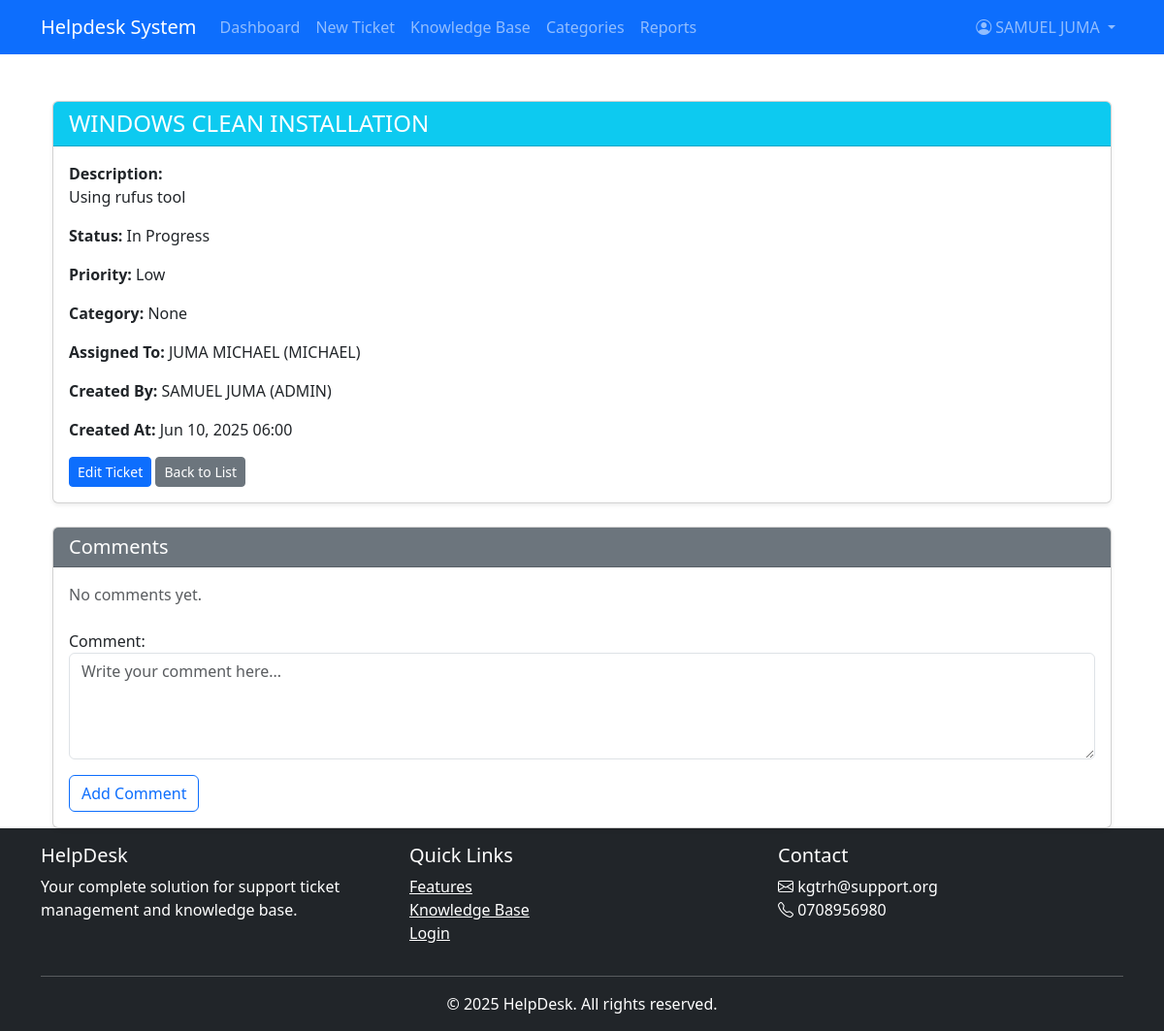
The page /tickets/1/ (signed in) on the database as committed earlier.
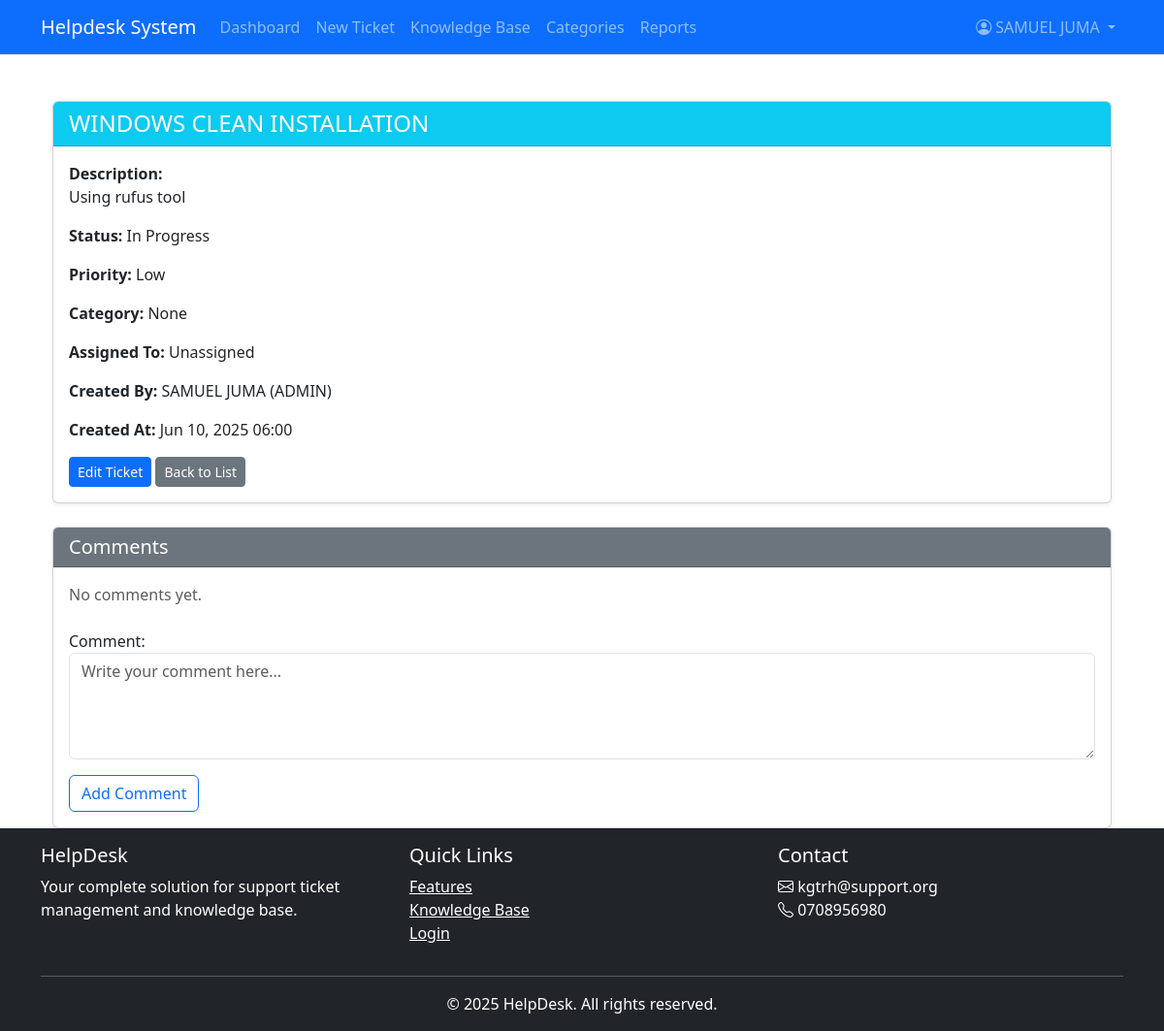
The same page on the database as committed later.
### tickets/models.py (models this page shows, shortened)
class Ticket(models.Model):
    STATUS_CHOICES = [
        ('open', 'Open'),
        ('in_progress', 'In Progress'),
        ('resolved', 'Resolved'),
        ('closed', 'Closed'),
    ]
    PRIORITY_CHOICES = [
        ('low', 'Low'),
        ('medium', 'Medium'),
        ('high', 'High'),
        ('critical', 'Critical'),
    ]
    ticket_id = models.UUIDField(default=uuid.uuid4, editable=False, unique=True)
    reference_number = models.CharField(
        max_length=50,
        unique=True,
        editable=False,
        blank=True,
        null=True
    )
    title = models.CharField(max_length=255)
    description = models.TextField(help_text="Provide a detailed description of the issue.")
    category = models.ForeignKey('tickets.Category', on_delete=models.SET_NULL, null=True, blank=True, related_name='tickets')
    department = models.ForeignKey('Department', on_delete=models.SET_NULL, null=True, blank=True)
    priority = models.CharField(max_length=10, choices=PRIORITY_CHOICES, default='medium')
    status = models.CharField(max_length=20, choices=STATUS_CHOICES, default='open')
    attachment = models.FileField(upload_to='ticket_attachments/', null=True, blank=True)
    is_urgent = models.BooleanField(default=False, help_text="Mark if this ticket needs urgent attention")
    created_by = models.ForeignKey(
        settings.AUTH_USER_MODEL, on_delete=models.CASCADE, related_name='tickets_created'
    )
    assigned_to = models.ForeignKey(
        settings.AUTH_USER_MODEL, on_delete=models.SET_NULL, null=True, blank=True, related_name='tickets_assigned'
    )
    created_at = models.DateTimeField(auto_now_add=True)
    updated_at = models.DateTimeField(auto_now=True)
    resolved_at = models.DateTimeField(null=True, blank=True)
    closed_at = models.DateTimeField(null=True, blank=True)
    is_active = models.BooleanField(default=True)
    class Meta:
        ordering = ['-created_at']

### users/models.py (models this page shows, shortened)
class User(AbstractUser):
    ROLE_CHOICES = (
        ('Admin', 'Admin'),
        ('Technician', 'Technician'),
        ('Employee', 'Employee'),
    )
    USER_TYPE_CHOICES = (
        ('ADMIN', 'Admin'),
        ('TECH', 'Technician'),
        ('EMP', 'Employee'),
    )
    role = models.CharField(max_length=20, choices=ROLE_CHOICES, default='Employee')
    user_type = models.CharField(max_length=10, choices=USER_TYPE_CHOICES, default='EMP')
    department = models.CharField(max_length=100, blank=True)
    phone = models.CharField(max_length=20, blank=True)
    profile_picture = models.ImageField(upload_to='profile_pics/', blank=True, null=True)
    def __str__(self):
        return f"{self.get_full_name()} ({self.username})"
    @property
    def is_admin(self):
        return self.user_type == 'ADMIN'

### tickets/views.py (the view)
# urls.py: path('tickets/<int:pk>/', views.ticket_detail, name='ticket_detail'),
@login_required
def ticket_detail(request, pk):
    ticket = get_object_or_404(Ticket, pk=pk)
    comment_form = TicketCommentForm(request.POST or None)
    if request.method == 'POST' and comment_form.is_valid():
        comment = comment_form.save(commit=False)
        comment.ticket = ticket
        comment.commented_by = request.user
        comment.save()
        return redirect('tickets:ticket_detail', pk=pk)
    return render(request, 'tickets/ticket_detail.html', {
        'ticket': ticket,
        'comment_form': comment_form
    })

### tickets/forms.py
class TicketCommentForm(forms.ModelForm):
    class Meta:
        model = TicketComment
        fields = ['comment']  # <-- Correct field name from 'content' to 'comment'
        widgets = {
            'comment': forms.Textarea(attrs={
                'rows': 4,
                'class': 'form-control',
                'placeholder': 'Write your comment here...'
            }),
        }

### templates/tickets/ticket_detail.html (shortened to what this page needs)
{% extends 'base.html' %}
{% load static %}
{% block content %}
<div class="container mt-5">
    <div class="card shadow-sm mb-4">
        <div class="card-header bg-info text-white">
            <h4 class="mb-0">{{ ticket.title }}</h4>
        </div>
        <div class="card-body">
            <p><strong>Description:</strong><br> {{ ticket.description }}</p>
            <p><strong>Status:</strong> {{ ticket.get_status_display }}</p>
            <p><strong>Priority:</strong> {{ ticket.get_priority_display }}</p>
            <p><strong>Category:</strong> {{ ticket.category }}</p>
            <p><strong>Assigned To:</strong> {{ ticket.assigned_to|default:"Unassigned" }}</p>
            <p><strong>Created By:</strong> {{ ticket.created_by }}</p>
            <p><strong>Created At:</strong> {{ ticket.created_at|date:"M d, Y H:i" }}</p>
            <a href="{% url 'tickets:ticket_update' ticket.pk %}" class="btn btn-sm btn-primary">Edit Ticket</a>
            <a href="{% url 'tickets:ticket_list' %}" class="btn btn-sm btn-secondary">Back to List</a>
        </div>
    </div>
    <div class="card shadow-sm">
        <div class="card-header bg-secondary text-white">
            <h5 class="mb-0">Comments</h5>
        </div>
        <div class="card-body">
            {% for comment in ticket.comments.all %}
                <div class="border-bottom mb-3 pb-2">
                    <p class="mb-1">{{ comment.comment }}</p>
                    <small class="text-muted">
                        — {{ comment.commented_by.username }} on {{ comment.commented_at|date:"M d, Y H:i" }}
                    </small>
                </div>
            {% empty %}
                <p class="text-muted">No comments yet.</p>
            {% endfor %}
            <form method="post" class="mt-4">
                {{ comment_form.as_p }}
                <button type="submit" class="btn btn-outline-primary">Add Comment</button>
            </form>
        </div>
    </div>
</div>
{% endblock %}

Rows that differ between the two databases and show on the page:
changed Ticket "WINDOWS CLEAN INSTALLATION": assigned_to "JUMA MICHAEL (MICHAEL)" → "Unassigned"
